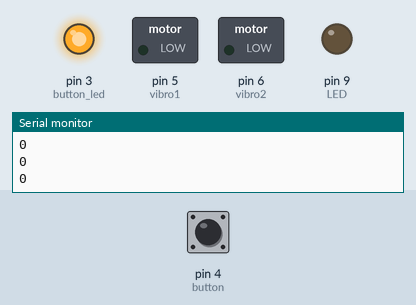
This sketch was run on a simulated Arduino Uno, built with avr-gcc and run on an emulated ATmega328P. Parts: switched loads named in the sketch (green lamp = pin HIGH), output pins drawn as LEDs (lit = HIGH), the last lines printed to the serial monitor. Inputs (shaded band) come from the test bench; at power-on: pin 4 (button) HIGH. The audio player accepts every command and is not drawn.

Above: at 1.2 s.
1.3 s: pin 4 (button) pulled LOW for 0.15 s
At 1.63 s:
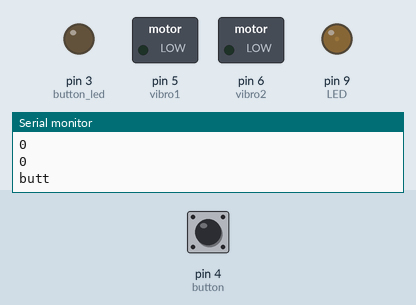
At 2.1 s:
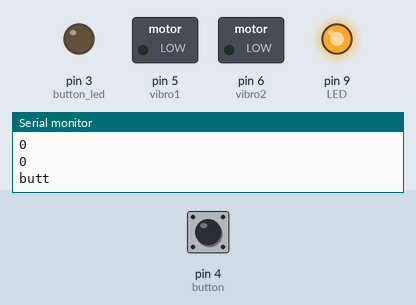
Timing chart, 0 to 10.3 s (numbered marks = the images above; inputs shaded):
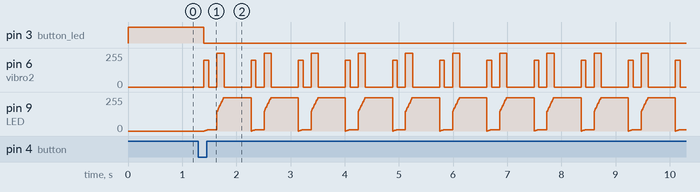

The sketch:

Shukai_heart_no_music.ino
```cpp
	//https://github.com/ThomasGravekamp/Arduino-Heartbeat-LED - may try
	/*

	По функціоналу:
	-В серце всередину вбудовано 1 або 2 вібромоторчики. Орієнтовно - 15мм довжина 5мм діаметр (точні розміри скину, пізніше дам сам мотор) - передбачити кріплення зсередини.
	-В серце з тильної сторони вбудовано 4 світлодіоди по кутах - які  світять червоним на підкладку-коробочку. Діоди - в силіконовому корпусі, вставляються зсередини в отвори, повністю закриваючи їх. Посадочний діаметр - близько 8-10мм, точні розміри скину, пізніше дам сам діод.
	-В передній частині коробочки під серцем (наприклад справа знизу від серця) закріплена металева антивандальна кнопка (виберу іншу форму, ніж на грамофоні - можливо з підсвіткою, для кращої ідентифікації). Діаметр посадочний - орієнтовно 20мм.
	-В передній частині коробочки під серцем (наприклад зліва знизу від серця) зсередини закріплено динамік 2-3 Вт, діаметром близько 40-55 мм (передбачити отвори для проходження звуку, кріплення - на клей).  -Також можливе розміщення в нижній частині 2х плоских мініатюрних 1Вт динаміків розміром 10*15мм (передбачити отвори для звуку, кріплення - на клей).

	Робочий режим:
	-В пасивному режимі - діоди мигають з частотою 60 уд/сек, моторчик вібрує синхронно діодам, максимально імітуючи удари серця: "тук-тук, тук-тук" (потрібно буде потестувати передачу вібрації через метал - може не відчуватися).
	-При натисканні кнопки, починає грати музика bee gees - stayin' alive (один-два куплети - близько 30-60 сек). Серце "б'ється" і діоди мигають в такт музиці.
	-Після проходження циклу, серце знову переходить в пасивний режим.

	Живлення 220В - провід до коробочки, або канал для кабелю крізь стіну з можливістю прокинути провід (бажано зарання уточнити, як буде) і розетка за стіною для підключення блоку живлення.
	Варіант з акумуляторами - занадто ненадійний, вбудовувати щось типу сонячних батарей - складно і візуальну картину може зіпсувати

	UPD: апаратно і програмно відключений функціонал - аудіо-треку. В пасивному режимі - нічого. Після натискання кнопки - б'ється серце (вібро+LED) з частотою 70 ударів/хв
	UPD2: повернено функціонал аудіо - додано трек із серцебиттям в такт із вібрацією
	*/

	#include <DFPlayer_Mini_Mp3.h> //lib for dfplayer
	#include <SoftwareSerial.h>

	SoftwareSerial Serial_DF(11, 8); // (Rx_pin, Tx_pin) //using a softwareSerial instead of serial, because of debugging through console and uploading a sketch

	#define vibro1 5 //pwm
	#define vibro2 6 //pwm
	#define LED 9 //pwm
	#define button_led 3 //pwm
	#define button 4
	#define busy_pin_DF 2
	bool is_button_pressed = false;
	bool is_player = false;

	unsigned long time_pas = 0;
	unsigned long time_pas_prev = 0;
	unsigned long time_pas_cyc = 0;
	unsigned long time_pas_cyc_prev = 0;

	void setup()
	{
		Serial.begin(9600); //initiating serial
		Serial_DF.begin(9600); //initiating software serial
		mp3_set_serial(Serial_DF);  //set Serial for DFPlayer-mini mp3 module
		mp3_set_volume (25);

		pinMode(vibro1, OUTPUT);
		pinMode(vibro2, OUTPUT);
		pinMode(LED, OUTPUT);
		pinMode(button_led, OUTPUT);
		pinMode(button, INPUT_PULLUP);
		pinMode(busy_pin_DF, INPUT_PULLUP);

		digitalWrite(button_led, HIGH);
	}

	void loop()
	{
		Serial.println(is_button_pressed);

		if(digitalRead(button) == LOW){delay(50);is_button_pressed=true;is_player=true;Serial.println("butt");}

		if(is_button_pressed==true)
		{
			delay(50);
			digitalWrite(button_led, LOW);
			mp3_set_volume(20);
			mp3_play(3);
			for(int i = 0; i < 35; i++)
			{
				vibro70();
			}
			digitalWrite(button_led, HIGH);
			digitalWrite(LED, LOW);
			is_button_pressed=false;
		}
	}

void vibro70()
	{
		analogWrite(vibro2, 200);
		for(int i = 0; i <= 10; i++)
		{
			analogWrite(LED, i*1);
			delay(8);
		}
		digitalWrite(vibro2, LOW);
		delay(150);

		analogWrite(vibro2, 255);
		for(int i = 0; i <= 10; i++)
		{
			analogWrite(LED, 150+(i*10));
			delay(12);
		}
		digitalWrite(vibro2, LOW);
		delay(500);
	}
```

Measured:
- after the input at 1.3 s, pin 3 (button_led): HIGH → LOW after 0.10 s; pin 6 (vibro2): 0/255 → 200/255 after 0.10 s, then repeats every 0.87 s: 0/255 0.15 s, 255/255 0.13 s, 0/255 0.50 s, 200/255 0.09 s; pin 9 (LED): ramps from 0/255 to 250/255 and jumps back, once every 0.87 s
